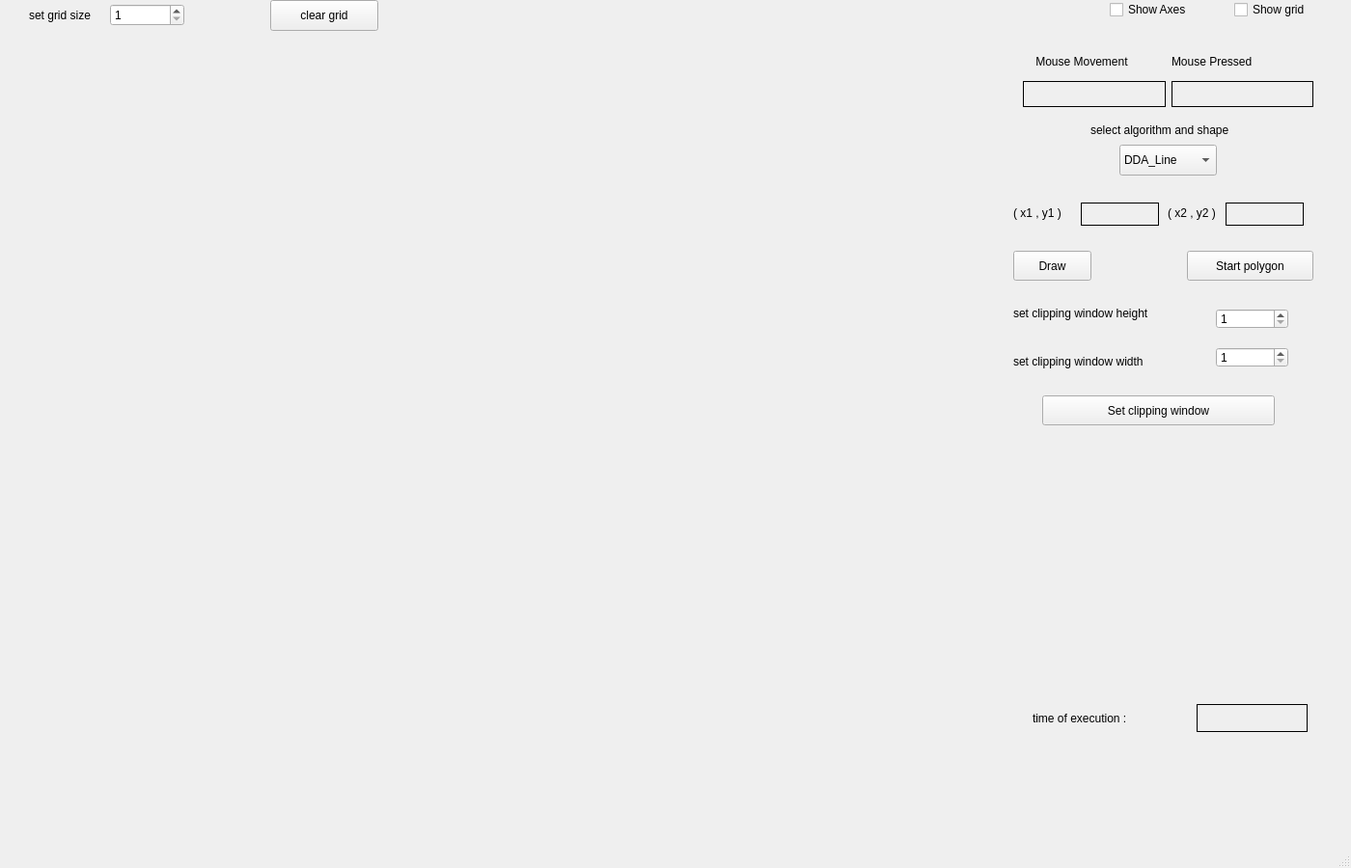
<?xml version="1.0" encoding="UTF-8"?>
<ui version="4.0">
 <class>MainWindow</class>
 <widget class="QMainWindow" name="MainWindow">
  <property name="geometry">
   <rect>
    <x>0</x>
    <y>0</y>
    <width>1400</width>
    <height>900</height>
   </rect>
  </property>
  <property name="windowTitle">
   <string>MainWindow</string>
  </property>
  <widget class="QWidget" name="centralwidget">
   <widget class="grid" name="widget" native="true">
    <property name="geometry">
     <rect>
      <x>20</x>
      <y>40</y>
      <width>1000</width>
      <height>750</height>
     </rect>
    </property>
    <property name="sizePolicy">
     <sizepolicy hsizetype="MinimumExpanding" vsizetype="Expanding">
      <horstretch>0</horstretch>
      <verstretch>0</verstretch>
     </sizepolicy>
    </property>
    <property name="autoFillBackground">
     <bool>true</bool>
    </property>
    <widget class="QLabel" name="label_6">
     <property name="geometry">
      <rect>
       <x>1030</x>
       <y>170</y>
       <width>61</width>
       <height>21</height>
      </rect>
     </property>
     <property name="text">
      <string>( x1 , y1 )</string>
     </property>
    </widget>
   </widget>
   <widget class="QPushButton" name="Draw">
    <property name="geometry">
     <rect>
      <x>1050</x>
      <y>260</y>
      <width>81</width>
      <height>31</height>
     </rect>
    </property>
    <property name="text">
     <string>Draw</string>
    </property>
   </widget>
   <widget class="QWidget" name="layoutWidget">
    <property name="geometry">
     <rect>
      <x>1060</x>
      <y>50</y>
      <width>301</width>
      <height>61</height>
     </rect>
    </property>
    <layout class="QHBoxLayout" name="horizontalLayout">
     <item>
      <layout class="QVBoxLayout" name="verticalLayout_2">
       <item>
        <widget class="QLabel" name="label_3">
         <property name="text">
          <string>    Mouse Movement</string>
         </property>
        </widget>
       </item>
       <item>
        <widget class="QLabel" name="mouse_movement">
         <property name="frameShape">
          <enum>QFrame::Panel</enum>
         </property>
         <property name="text">
          <string/>
         </property>
        </widget>
       </item>
      </layout>
     </item>
     <item>
      <layout class="QVBoxLayout" name="verticalLayout">
       <item>
        <widget class="QLabel" name="label_5">
         <property name="text">
          <string>Mouse Pressed</string>
         </property>
        </widget>
       </item>
       <item>
        <widget class="QLabel" name="mouse_pressed">
         <property name="frameShape">
          <enum>QFrame::Panel</enum>
         </property>
         <property name="text">
          <string/>
         </property>
        </widget>
       </item>
      </layout>
     </item>
    </layout>
   </widget>
   <widget class="QWidget" name="layoutWidget">
    <property name="geometry">
     <rect>
      <x>1150</x>
      <y>0</y>
      <width>251</width>
      <height>21</height>
     </rect>
    </property>
    <layout class="QHBoxLayout" name="horizontalLayout_3">
     <item>
      <widget class="QCheckBox" name="show_axes">
       <property name="text">
        <string>Show Axes</string>
       </property>
      </widget>
     </item>
     <item>
      <widget class="QCheckBox" name="show_grid">
       <property name="text">
        <string>Show grid</string>
       </property>
      </widget>
     </item>
    </layout>
   </widget>
   <widget class="QWidget" name="layoutWidget">
    <property name="geometry">
     <rect>
      <x>30</x>
      <y>0</y>
      <width>161</width>
      <height>31</height>
     </rect>
    </property>
    <layout class="QHBoxLayout" name="horizontalLayout_4">
     <item>
      <widget class="QLabel" name="label_4">
       <property name="text">
        <string>set grid size</string>
       </property>
      </widget>
     </item>
     <item>
      <widget class="QSpinBox" name="gridsize">
       <property name="minimum">
        <number>1</number>
       </property>
      </widget>
     </item>
    </layout>
   </widget>
   <widget class="QLabel" name="label_7">
    <property name="geometry">
     <rect>
      <x>1210</x>
      <y>210</y>
      <width>61</width>
      <height>21</height>
     </rect>
    </property>
    <property name="text">
     <string>( x2 , y2 )</string>
    </property>
   </widget>
   <widget class="QLabel" name="point1">
    <property name="geometry">
     <rect>
      <x>1120</x>
      <y>210</y>
      <width>81</width>
      <height>24</height>
     </rect>
    </property>
    <property name="frameShape">
     <enum>QFrame::Panel</enum>
    </property>
    <property name="text">
     <string/>
    </property>
   </widget>
   <widget class="QLabel" name="point2">
    <property name="geometry">
     <rect>
      <x>1270</x>
      <y>210</y>
      <width>81</width>
      <height>24</height>
     </rect>
    </property>
    <property name="frameShape">
     <enum>QFrame::Panel</enum>
    </property>
    <property name="text">
     <string/>
    </property>
   </widget>
   <widget class="QLabel" name="label_8">
    <property name="geometry">
     <rect>
      <x>1130</x>
      <y>120</y>
      <width>181</width>
      <height>30</height>
     </rect>
    </property>
    <property name="text">
     <string>select algorithm and shape</string>
    </property>
   </widget>
   <widget class="QComboBox" name="comboBox">
    <property name="geometry">
     <rect>
      <x>1160</x>
      <y>150</y>
      <width>101</width>
      <height>32</height>
     </rect>
    </property>
    <item>
     <property name="text">
      <string>DDA_Line</string>
     </property>
    </item>
    <item>
     <property name="text">
      <string>Bresenham_Line</string>
     </property>
    </item>
   </widget>
   <widget class="QPushButton" name="pushButton">
    <property name="geometry">
     <rect>
      <x>280</x>
      <y>0</y>
      <width>112</width>
      <height>32</height>
     </rect>
    </property>
    <property name="text">
     <string>clear grid</string>
    </property>
   </widget>
   <widget class="QLabel" name="label_10">
    <property name="geometry">
     <rect>
      <x>1050</x>
      <y>210</y>
      <width>61</width>
      <height>21</height>
     </rect>
    </property>
    <property name="text">
     <string>( x1 , y1 )</string>
    </property>
   </widget>
   <widget class="QPushButton" name="polygon">
    <property name="geometry">
     <rect>
      <x>1230</x>
      <y>260</y>
      <width>131</width>
      <height>31</height>
     </rect>
    </property>
    <property name="text">
     <string>Start polygon</string>
    </property>
   </widget>
   <widget class="QLabel" name="ex_time">
    <property name="geometry">
     <rect>
      <x>1240</x>
      <y>730</y>
      <width>115</width>
      <height>29</height>
     </rect>
    </property>
    <property name="frameShape">
     <enum>QFrame::Panel</enum>
    </property>
    <property name="text">
     <string/>
    </property>
   </widget>
   <widget class="QLabel" name="label_9">
    <property name="geometry">
     <rect>
      <x>1070</x>
      <y>730</y>
      <width>239</width>
      <height>29</height>
     </rect>
    </property>
    <property name="text">
     <string>time of execution : </string>
    </property>
   </widget>
   <widget class="QSpinBox" name="height">
    <property name="geometry">
     <rect>
      <x>1260</x>
      <y>320</y>
      <width>75</width>
      <height>21</height>
     </rect>
    </property>
    <property name="minimum">
     <number>1</number>
    </property>
   </widget>
   <widget class="QSpinBox" name="width">
    <property name="geometry">
     <rect>
      <x>1260</x>
      <y>360</y>
      <width>75</width>
      <height>21</height>
     </rect>
    </property>
    <property name="minimum">
     <number>1</number>
    </property>
   </widget>
   <widget class="QLabel" name="label_11">
    <property name="geometry">
     <rect>
      <x>1050</x>
      <y>310</y>
      <width>181</width>
      <height>30</height>
     </rect>
    </property>
    <property name="text">
     <string>set clipping window height</string>
    </property>
   </widget>
   <widget class="QLabel" name="label_12">
    <property name="geometry">
     <rect>
      <x>1050</x>
      <y>360</y>
      <width>181</width>
      <height>30</height>
     </rect>
    </property>
    <property name="text">
     <string>set clipping window width</string>
    </property>
   </widget>
   <widget class="QPushButton" name="clip_window">
    <property name="geometry">
     <rect>
      <x>1080</x>
      <y>410</y>
      <width>241</width>
      <height>31</height>
     </rect>
    </property>
    <property name="text">
     <string>Set clipping window</string>
    </property>
   </widget>
   <zorder>widget</zorder>
   <zorder>layoutWidget</zorder>
   <zorder>layoutWidget</zorder>
   <zorder>layoutWidget</zorder>
   <zorder>pushButton</zorder>
   <zorder>label_8</zorder>
   <zorder>comboBox</zorder>
   <zorder>label_7</zorder>
   <zorder>point2</zorder>
   <zorder>point1</zorder>
   <zorder>Draw</zorder>
   <zorder>label_10</zorder>
   <zorder>polygon</zorder>
   <zorder>ex_time</zorder>
   <zorder>label_9</zorder>
   <zorder>height</zorder>
   <zorder>width</zorder>
   <zorder>label_11</zorder>
   <zorder>label_12</zorder>
   <zorder>clip_window</zorder>
  </widget>
  <widget class="QMenuBar" name="menubar">
   <property name="geometry">
    <rect>
     <x>0</x>
     <y>0</y>
     <width>1400</width>
     <height>22</height>
    </rect>
   </property>
  </widget>
  <widget class="QStatusBar" name="statusbar"/>
 </widget>
 <customwidgets>
  <customwidget>
   <class>grid</class>
   <extends>QWidget</extends>
   <header>grid.h</header>
   <container>1</container>
  </customwidget>
 </customwidgets>
 <resources/>
 <connections/>
</ui>
